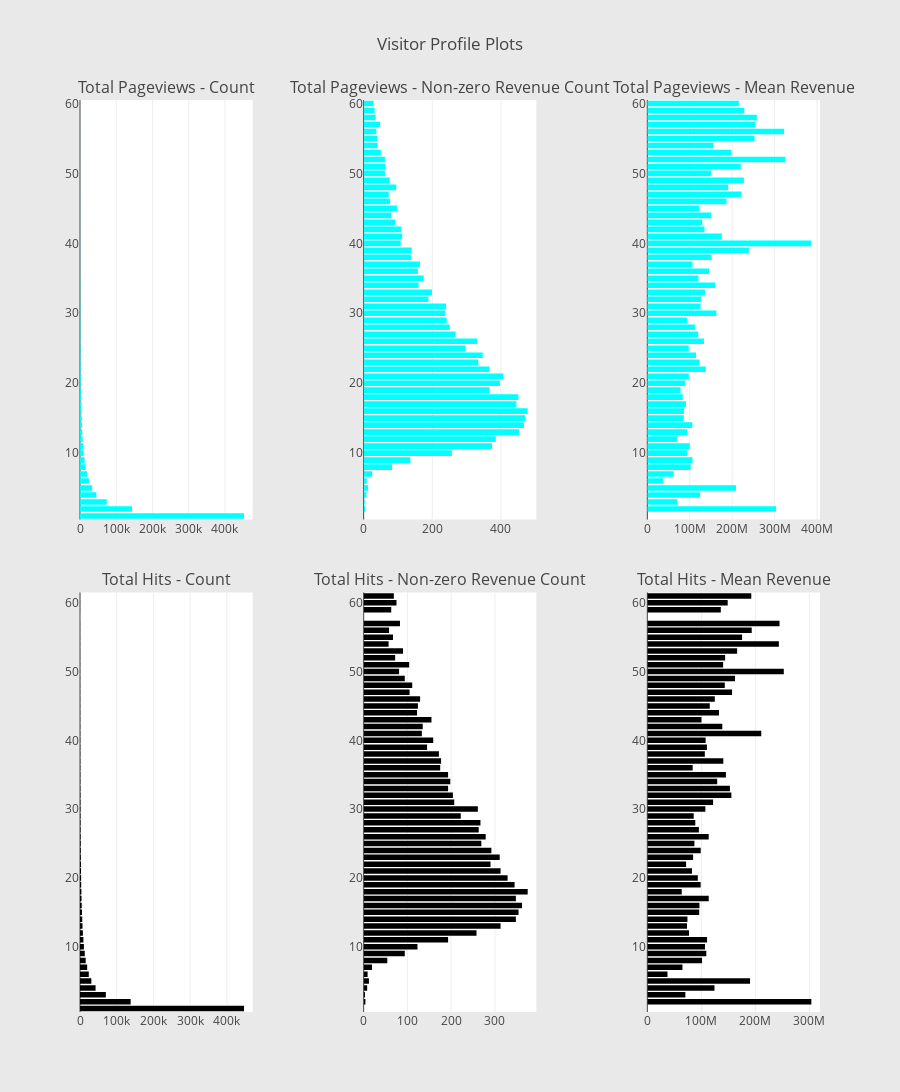

The notebook cell this image was saved under:
### Code cell
# Page views
cnt_srs = train_df.groupby('totals.pageviews')['totals.transactionRevenue'].agg(['size', 'count', 'mean'])
cnt_srs.columns = ["count", "count of non-zero revenue", "mean"]
cnt_srs = cnt_srs.sort_values(by="count", ascending=False)
trace1 = horizontal_bar_chart(cnt_srs["count"].head(60), 'cyan')
trace2 = horizontal_bar_chart(cnt_srs["count of non-zero revenue"].head(60), 'cyan')
trace5 = horizontal_bar_chart(cnt_srs["mean"].head(60), 'cyan')

# Hits
cnt_srs = train_df.groupby('totals.hits')['totals.transactionRevenue'].agg(['size', 'count', 'mean'])
cnt_srs.columns = ["count", "count of non-zero revenue", 'mean']
cnt_srs = cnt_srs.sort_values(by="count", ascending=False)
trace3 = horizontal_bar_chart(cnt_srs["count"].head(60), 'black')
trace4 = horizontal_bar_chart(cnt_srs["count of non-zero revenue"].head(60), 'black')
trace6 = horizontal_bar_chart(cnt_srs["mean"].head(60), 'black')

# Creating two subplots
fig = tools.make_subplots(rows=2, cols=3, vertical_spacing=0.08, horizontal_spacing=0.15, 
                          subplot_titles=["Total Pageviews - Count", "Total Pageviews - Non-zero Revenue Count", "Total Pageviews - Mean Revenue",
                                          "Total Hits - Count",  "Total Hits - Non-zero Revenue Count", "Total Hits - Mean Revenue"])

fig.append_trace(trace1, 1, 1)
fig.append_trace(trace2, 1, 2)
fig.append_trace(trace5, 1, 3)
fig.append_trace(trace3, 2, 1)
fig.append_trace(trace4, 2, 2)
fig.append_trace(trace6, 2, 3)

fig['layout'].update(height=1200, width=900, paper_bgcolor='rgb(233,233,233)', title="Visitor Profile Plots")
py.iplot(fig, filename='visitor-profile-plots')

### Figure 1 — Plotly figure (JSON) as saved in the notebook; plotly's stock layout.template omitted (floating-point values rounded to 4 significant figures)
{"data": [{"marker": {"color": "cyan"}, "orientation": "h", "showlegend": false, "type": "bar", "uid": "c21f108b-1492-4404-99fd-4e7f15d0397c", "x": [84, 88, 94, 112, 114, 124, 134, 135, 162, 168, 184, 192, 222, 225, 240, 242, 265, 268, 298, 338, 355, 388, 410, 453, 509, 535, 567, 674, 704, 847, 873, 875, 1091, 1143, 1318, 1413, 1567, 1722, 1949, 2211, 2409, 2682, 3150, 3511, 4010, 4720, 5291, 6197, 7097, 8671, 10104, 12585, 15272, 19476, 24688, 33411, 45192, 73835, 143770, 452522], "xaxis": "x", "y": ["60", "59", "58", "56", "57", "55", "54", "53", "50", "52", "51", "49", "48", "47", "46", "44", "43", "45", "42", "41", "40", "39", "38", "37", "36", "35", "34", "33", "32", "31", "30", "29", "28", "27", "26", "25", "24", "23", "22", "21", "20", "19", "18", "17", "16", "15", "14", "13", "12", "11", "10", "9", "8", "7", "6", "5", "4", "3", "2", "1"], "yaxis": "y"}, {"marker": {"color": "cyan"}, "orientation": "h", "showlegend": false, "type": "bar", "uid": "56b38e5c-f8bd-4e5b-8b15-459df1a727d9", "x": [29, 32, 35, 37, 48, 39, 41, 50, 62, 62, 63, 76, 95, 73, 77, 81, 92, 97, 109, 112, 108, 140, 139, 164, 158, 175, 160, 199, 189, 240, 238, 242, 251, 268, 331, 297, 347, 334, 367, 407, 397, 367, 451, 445, 478, 471, 467, 453, 385, 374, 257, 136, 83, 25, 9, 13, 8, 3, 4, 0], "xaxis": "x2", "y": ["60", "59", "58", "56", "57", "55", "54", "53", "50", "52", "51", "49", "48", "47", "46", "44", "43", "45", "42", "41", "40", "39", "38", "37", "36", "35", "34", "33", "32", "31", "30", "29", "28", "27", "26", "25", "24", "23", "22", "21", "20", "19", "18", "17", "16", "15", "14", "13", "12", "11", "10", "9", "8", "7", "6", "5", "4", "3", "2", "1"], "yaxis": "y2"}, {"marker": {"color": "cyan"}, "orientation": "h", "showlegend": false, "type": "bar", "uid": "516bcc91-d814-4ac3-b79c-4a6a53fc82b1", "x": [215500000.0, 228677500, 258122000, 322500000.0, 254400000.0, 252400000.0, 156200000.0, 197964400, 150000000.0, 325100000.0, 220300000.0, 227600000.0, 190800000.0, 221600000.0, 186800000.0, 150700000.0, 129300000.0, 122500000.0, 134800000.0, 175600000.0, 386700000.0, 239388500, 151500000.0, 106300000.0, 145900000.0, 120400000.0, 160200000.0, 135800000.0, 126600000.0, 125500000.0, 162800000.0, 93470000.0, 112300000.0, 120000000.0, 133400000.0, 97610000.0, 114700000.0, 122900000.0, 137800000.0, 97860000.0, 89530000.0, 78330000.0, 83450000.0, 91030000.0, 86660000.0, 85830000.0, 106100000.0, 94120000.0, 69840000.0, 100200000.0, 93480000.0, 106500000.0, 102300000.0, 62228400, 37280000.0, 209100000.0, 124287500, 70390000.0, 303625000, null], "xaxis": "x3", "y": ["60", "59", "58", "56", "57", "55", "54", "53", "50", "52", "51", "49", "48", "47", "46", "44", "43", "45", "42", "41", "40", "39", "38", "37", "36", "35", "34", "33", "32", "31", "30", "29", "28", "27", "26", "25", "24", "23", "22", "21", "20", "19", "18", "17", "16", "15", "14", "13", "12", "11", "10", "9", "8", "7", "6", "5", "4", "3", "2", "1"], "yaxis": "y3"}, {"marker": {"color": "black"}, "orientation": "h", "showlegend": false, "type": "bar", "uid": "b07b6b77-d988-425a-a1a4-b23c0c2d70aa", "x": [198, 203, 206, 211, 212, 227, 246, 261, 269, 316, 333, 348, 349, 363, 424, 438, 454, 501, 527, 553, 621, 693, 724, 745, 785, 845, 846, 944, 1088, 1104, 1289, 1291, 1406, 1504, 1718, 1925, 2126, 2190, 2477, 2798, 3064, 3291, 3755, 4130, 4716, 5384, 6194, 6881, 7879, 9264, 10640, 12959, 15484, 19518, 23918, 30939, 42444, 70402, 137952, 446754], "xaxis": "x4", "y": ["61", "59", "60", "56", "57", "55", "54", "52", "53", "50", "51", "49", "48", "47", "46", "45", "44", "43", "42", "41", "40", "39", "38", "37", "36", "35", "34", "33", "32", "31", "30", "29", "28", "27", "26", "25", "24", "23", "22", "21", "20", "19", "18", "17", "16", "15", "14", "13", "12", "11", "10", "9", "8", "7", "6", "5", "4", "3", "2", "1"], "yaxis": "y4"}, {"marker": {"color": "black"}, "orientation": "h", "showlegend": false, "type": "bar", "uid": "c6069a68-0f68-4206-aa56-542a6d697149", "x": [69, 63, 75, 58, 83, 67, 57, 72, 90, 81, 104, 94, 111, 105, 129, 124, 122, 155, 135, 133, 159, 145, 172, 177, 175, 193, 198, 193, 204, 207, 261, 222, 267, 263, 279, 269, 292, 311, 290, 313, 329, 345, 375, 348, 362, 354, 348, 313, 258, 193, 123, 94, 54, 19, 9, 12, 8, 3, 4, 0], "xaxis": "x5", "y": ["61", "59", "60", "56", "57", "55", "54", "52", "53", "50", "51", "49", "48", "47", "46", "45", "44", "43", "42", "41", "40", "39", "38", "37", "36", "35", "34", "33", "32", "31", "30", "29", "28", "27", "26", "25", "24", "23", "22", "21", "20", "19", "18", "17", "16", "15", "14", "13", "12", "11", "10", "9", "8", "7", "6", "5", "4", "3", "2", "1"], "yaxis": "y5"}, {"marker": {"color": "black"}, "orientation": "h", "showlegend": false, "type": "bar", "uid": "5219aab6-802c-4798-8ede-ef1487243e69", "x": [192400000.0, 136000000.0, 148700000.0, 193200000.0, 244700000.0, 175400000.0, 243500000.0, 144000000.0, 166200000.0, 252600000.0, 140300000.0, 162300000.0, 143400000.0, 156800000.0, 124900000.0, 115600000.0, 132600000.0, 100200000.0, 138800000.0, 210900000.0, 108000000.0, 110300000.0, 106400000.0, 140700000.0, 83897600, 145400000.0, 129300000.0, 152900000.0, 155500000.0, 121700000.0, 107400000.0, 85830000.0, 88800000.0, 95410000.0, 113600000.0, 87120000.0, 98840000.0, 84710000.0, 71690000.0, 82630000.0, 93420000.0, 98680000.0, 63682800, 113600000.0, 96460000.0, 95990000.0, 74250000.0, 73470000.0, 77150000.0, 110600000.0, 106700000.0, 109200000.0, 101200000.0, 65030000, 37280000.0, 190200000.0, 124287500, 70390000.0, 303625000, null], "xaxis": "x6", "y": ["61", "59", "60", "56", "57", "55", "54", "52", "53", "50", "51", "49", "48", "47", "46", "45", "44", "43", "42", "41", "40", "39", "38", "37", "36", "35", "34", "33", "32", "31", "30", "29", "28", "27", "26", "25", "24", "23", "22", "21", "20", "19", "18", "17", "16", "15", "14", "13", "12", "11", "10", "9", "8", "7", "6", "5", "4", "3", "2", "1"], "yaxis": "y6"}], "layout": {"annotations": [{"font": {"size": 16}, "showarrow": false, "text": "Total Pageviews - Count", "x": 0.1167, "xanchor": "center", "xref": "paper", "y": 1, "yanchor": "bottom", "yref": "paper"}, {"font": {"size": 16}, "showarrow": false, "text": "Total Pageviews - Non-zero Revenue Count", "x": 0.5, "xanchor": "center", "xref": "paper", "y": 1, "yanchor": "bottom", "yref": "paper"}, {"font": {"size": 16}, "showarrow": false, "text": "Total Pageviews - Mean Revenue", "x": 0.8833, "xanchor": "center", "xref": "paper", "y": 1, "yanchor": "bottom", "yref": "paper"}, {"font": {"size": 16}, "showarrow": false, "text": "Total Hits - Count", "x": 0.1167, "xanchor": "center", "xref": "paper", "y": 0.46, "yanchor": "bottom", "yref": "paper"}, {"font": {"size": 16}, "showarrow": false, "text": "Total Hits - Non-zero Revenue Count", "x": 0.5, "xanchor": "center", "xref": "paper", "y": 0.46, "yanchor": "bottom", "yref": "paper"}, {"font": {"size": 16}, "showarrow": false, "text": "Total Hits - Mean Revenue", "x": 0.8833, "xanchor": "center", "xref": "paper", "y": 0.46, "yanchor": "bottom", "yref": "paper"}], "height": 1200, "paper_bgcolor": "rgb(233,233,233)", "title": {"text": "Visitor Profile Plots"}, "width": 900, "xaxis": {"anchor": "y", "domain": [0, 0.2333]}, "xaxis2": {"anchor": "y2", "domain": [0.3833, 0.6167]}, "xaxis3": {"anchor": "y3", "domain": [0.7667, 1.0]}, "xaxis4": {"anchor": "y4", "domain": [0, 0.2333]}, "xaxis5": {"anchor": "y5", "domain": [0.3833, 0.6167]}, "xaxis6": {"anchor": "y6", "domain": [0.7667, 1.0]}, "yaxis": {"anchor": "x", "domain": [0.54, 1]}, "yaxis2": {"anchor": "x2", "domain": [0.54, 1]}, "yaxis3": {"anchor": "x3", "domain": [0.54, 1]}, "yaxis4": {"anchor": "x4", "domain": [0, 0.46]}, "yaxis5": {"anchor": "x5", "domain": [0, 0.46]}, "yaxis6": {"anchor": "x6", "domain": [0, 0.46]}}}
